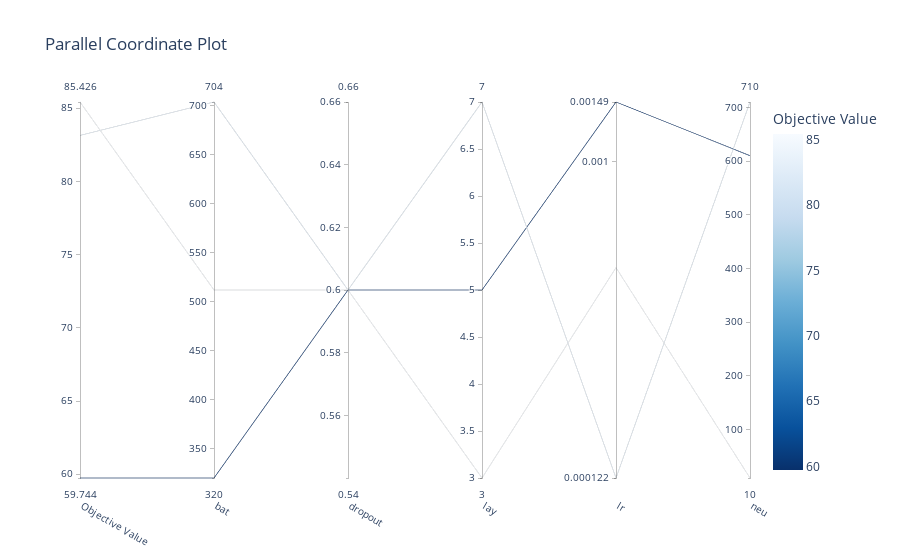
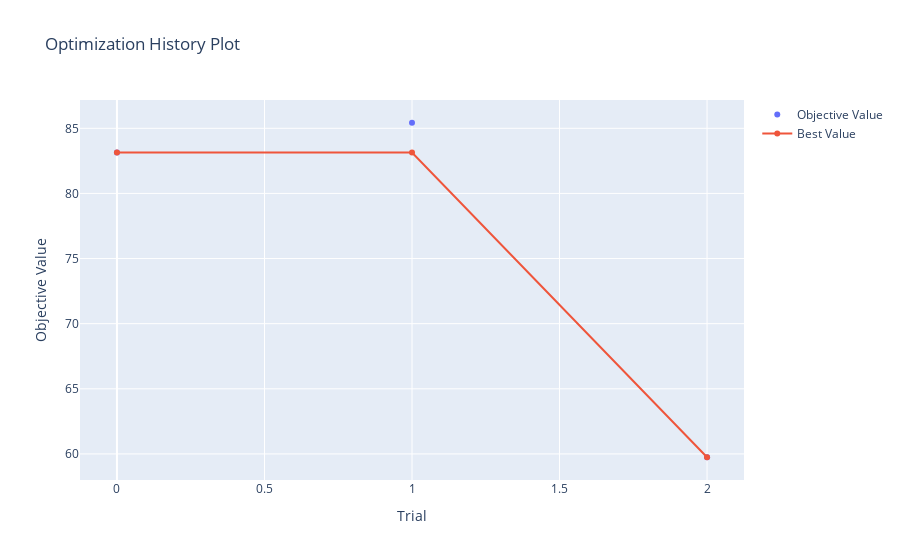
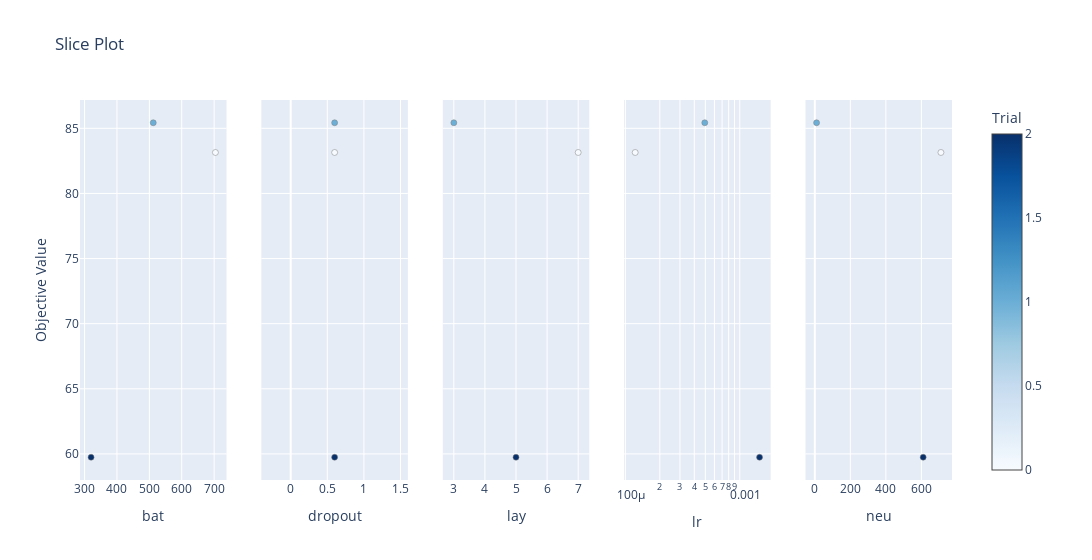
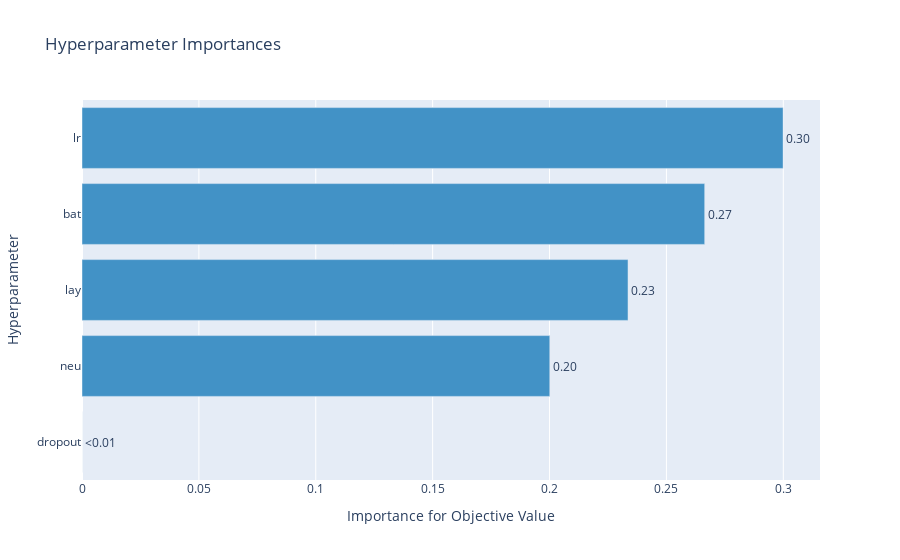

Notebook code cell kept with these figures, in order:
### Code cell
from IPython.display import display
fig = optuna.visualization.plot_parallel_coordinate(study)
display(fig)
fig = optuna.visualization.plot_optimization_history(study)
display(fig)
fig = optuna.visualization.plot_slice(study)
display(fig)
fig = optuna.visualization.plot_param_importances(study)
display(fig)

### Figure 1 — Plotly figure (JSON) as saved in the notebook; plotly's stock layout.template omitted (floating-point values rounded to 4 significant figures)
{"data": [{"dimensions": [{"label": "Objective Value", "range": [59.74, 85.43], "values": [83.14, 85.43, 59.74]}, {"label": "bat", "range": [320, 704], "values": [704, 512, 320]}, {"label": "dropout", "range": [0.6, 0.6], "values": [0.6, 0.6, 0.6]}, {"label": "lay", "range": [3, 7], "values": [7, 3, 5]}, {"label": "lr", "range": [-3.914, -2.827], "ticktext": ["0.000122", "0.001", "0.00149"], "tickvals": [-3.914, -3, -2.827], "values": [-3.914, -3.306, -2.827]}, {"label": "neu", "range": [10, 710], "values": [710, 10, 610]}], "labelangle": 30, "labelside": "bottom", "line": {"color": [83.14, 85.43, 59.74], "colorbar": {"title": {"text": "Objective Value"}}, "colorscale": [[0, "rgb(247,251,255)"], [0.125, "rgb(222,235,247)"], [0.25, "rgb(198,219,239)"], [0.375, "rgb(158,202,225)"], [0.5, "rgb(107,174,214)"], [0.625, "rgb(66,146,198)"], [0.75, "rgb(33,113,181)"], [0.875, "rgb(8,81,156)"], [1, "rgb(8,48,107)"]], "reversescale": true, "showscale": true}, "type": "parcoords"}], "layout": {"title": {"text": "Parallel Coordinate Plot"}}}

### Figure 2 — Plotly figure (JSON) as saved in the notebook; plotly's stock layout.template omitted (floating-point values rounded to 4 significant figures)
{"data": [{"mode": "markers", "name": "Objective Value", "type": "scatter", "x": [0, 1, 2], "y": [83.14, 85.43, 59.74]}, {"name": "Best Value", "type": "scatter", "x": [0, 1, 2], "y": [83.14, 83.14, 59.74]}], "layout": {"title": {"text": "Optimization History Plot"}, "xaxis": {"title": {"text": "Trial"}}, "yaxis": {"title": {"text": "Objective Value"}}}}

### Figure 3 — Plotly figure (JSON) as saved in the notebook; plotly's stock layout.template omitted (floating-point values rounded to 4 significant figures)
{"data": [{"marker": {"color": [0, 1, 2], "colorbar": {"title": {"text": "Trial"}, "x": 1, "xpad": 40}, "colorscale": [[0, "rgb(247,251,255)"], [0.125, "rgb(222,235,247)"], [0.25, "rgb(198,219,239)"], [0.375, "rgb(158,202,225)"], [0.5, "rgb(107,174,214)"], [0.625, "rgb(66,146,198)"], [0.75, "rgb(33,113,181)"], [0.875, "rgb(8,81,156)"], [1, "rgb(8,48,107)"]], "line": {"color": "Grey", "width": 0.5}, "showscale": true}, "mode": "markers", "showlegend": false, "type": "scatter", "x": [704, 512, 320], "xaxis": "x", "y": [83.14, 85.43, 59.74], "yaxis": "y"}, {"marker": {"color": [0, 1, 2], "colorbar": {"title": {"text": "Trial"}, "x": 1, "xpad": 40}, "colorscale": [[0, "rgb(247,251,255)"], [0.125, "rgb(222,235,247)"], [0.25, "rgb(198,219,239)"], [0.375, "rgb(158,202,225)"], [0.5, "rgb(107,174,214)"], [0.625, "rgb(66,146,198)"], [0.75, "rgb(33,113,181)"], [0.875, "rgb(8,81,156)"], [1, "rgb(8,48,107)"]], "line": {"color": "Grey", "width": 0.5}, "showscale": false}, "mode": "markers", "showlegend": false, "type": "scatter", "x": [0.6, 0.6, 0.6], "xaxis": "x2", "y": [83.14, 85.43, 59.74], "yaxis": "y2"}, {"marker": {"color": [0, 1, 2], "colorbar": {"title": {"text": "Trial"}, "x": 1, "xpad": 40}, "colorscale": [[0, "rgb(247,251,255)"], [0.125, "rgb(222,235,247)"], [0.25, "rgb(198,219,239)"], [0.375, "rgb(158,202,225)"], [0.5, "rgb(107,174,214)"], [0.625, "rgb(66,146,198)"], [0.75, "rgb(33,113,181)"], [0.875, "rgb(8,81,156)"], [1, "rgb(8,48,107)"]], "line": {"color": "Grey", "width": 0.5}, "showscale": false}, "mode": "markers", "showlegend": false, "type": "scatter", "x": [7, 3, 5], "xaxis": "x3", "y": [83.14, 85.43, 59.74], "yaxis": "y3"}, {"marker": {"color": [0, 1, 2], "colorbar": {"title": {"text": "Trial"}, "x": 1, "xpad": 40}, "colorscale": [[0, "rgb(247,251,255)"], [0.125, "rgb(222,235,247)"], [0.25, "rgb(198,219,239)"], [0.375, "rgb(158,202,225)"], [0.5, "rgb(107,174,214)"], [0.625, "rgb(66,146,198)"], [0.75, "rgb(33,113,181)"], [0.875, "rgb(8,81,156)"], [1, "rgb(8,48,107)"]], "line": {"color": "Grey", "width": 0.5}, "showscale": false}, "mode": "markers", "showlegend": false, "type": "scatter", "x": [0.0001218, 0.0004941, 0.001489], "xaxis": "x4", "y": [83.14, 85.43, 59.74], "yaxis": "y4"}, {"marker": {"color": [0, 1, 2], "colorbar": {"title": {"text": "Trial"}, "x": 1, "xpad": 40}, "colorscale": [[0, "rgb(247,251,255)"], [0.125, "rgb(222,235,247)"], [0.25, "rgb(198,219,239)"], [0.375, "rgb(158,202,225)"], [0.5, "rgb(107,174,214)"], [0.625, "rgb(66,146,198)"], [0.75, "rgb(33,113,181)"], [0.875, "rgb(8,81,156)"], [1, "rgb(8,48,107)"]], "line": {"color": "Grey", "width": 0.5}, "showscale": false}, "mode": "markers", "showlegend": false, "type": "scatter", "x": [710, 10, 610], "xaxis": "x5", "y": [83.14, 85.43, 59.74], "yaxis": "y5"}], "layout": {"title": {"text": "Slice Plot"}, "width": 1500, "xaxis": {"anchor": "y", "domain": [0, 0.168], "title": {"text": "bat"}}, "xaxis2": {"anchor": "y2", "domain": [0.208, 0.376], "title": {"text": "dropout"}}, "xaxis3": {"anchor": "y3", "domain": [0.416, 0.584], "title": {"text": "lay"}}, "xaxis4": {"anchor": "y4", "domain": [0.624, 0.792], "title": {"text": "lr"}, "type": "log"}, "xaxis5": {"anchor": "y5", "domain": [0.832, 1], "title": {"text": "neu"}}, "yaxis": {"anchor": "x", "domain": [0, 1], "title": {"text": "Objective Value"}}, "yaxis2": {"anchor": "x2", "domain": [0, 1], "matches": "y", "showticklabels": false}, "yaxis3": {"anchor": "x3", "domain": [0, 1], "matches": "y", "showticklabels": false}, "yaxis4": {"anchor": "x4", "domain": [0, 1], "matches": "y", "showticklabels": false}, "yaxis5": {"anchor": "x5", "domain": [0, 1], "matches": "y", "showticklabels": false}}}

### Figure 4 — Plotly figure (JSON) as saved in the notebook; plotly's stock layout.template omitted (floating-point values rounded to 4 significant figures)
{"data": [{"cliponaxis": false, "hovertemplate": ["dropout (FloatDistribution): 0.0<extra></extra>", "neu (IntDistribution): 0.20011974719376763<extra></extra>", "lay (IntDistribution): 0.23357893830860318<extra></extra>", "bat (IntDistribution): 0.2663815442233468<extra></extra>", "lr (FloatDistribution): 0.29991977027428257<extra></extra>"], "marker": {"color": "rgb(66,146,198)"}, "orientation": "h", "text": ["<0.01", "0.20", "0.23", "0.27", "0.30"], "textposition": "outside", "type": "bar", "x": [0, 0.2001, 0.2336, 0.2664, 0.2999], "y": ["dropout", "neu", "lay", "bat", "lr"]}], "layout": {"showlegend": false, "title": {"text": "Hyperparameter Importances"}, "xaxis": {"title": {"text": "Importance for Objective Value"}}, "yaxis": {"title": {"text": "Hyperparameter"}}}}
